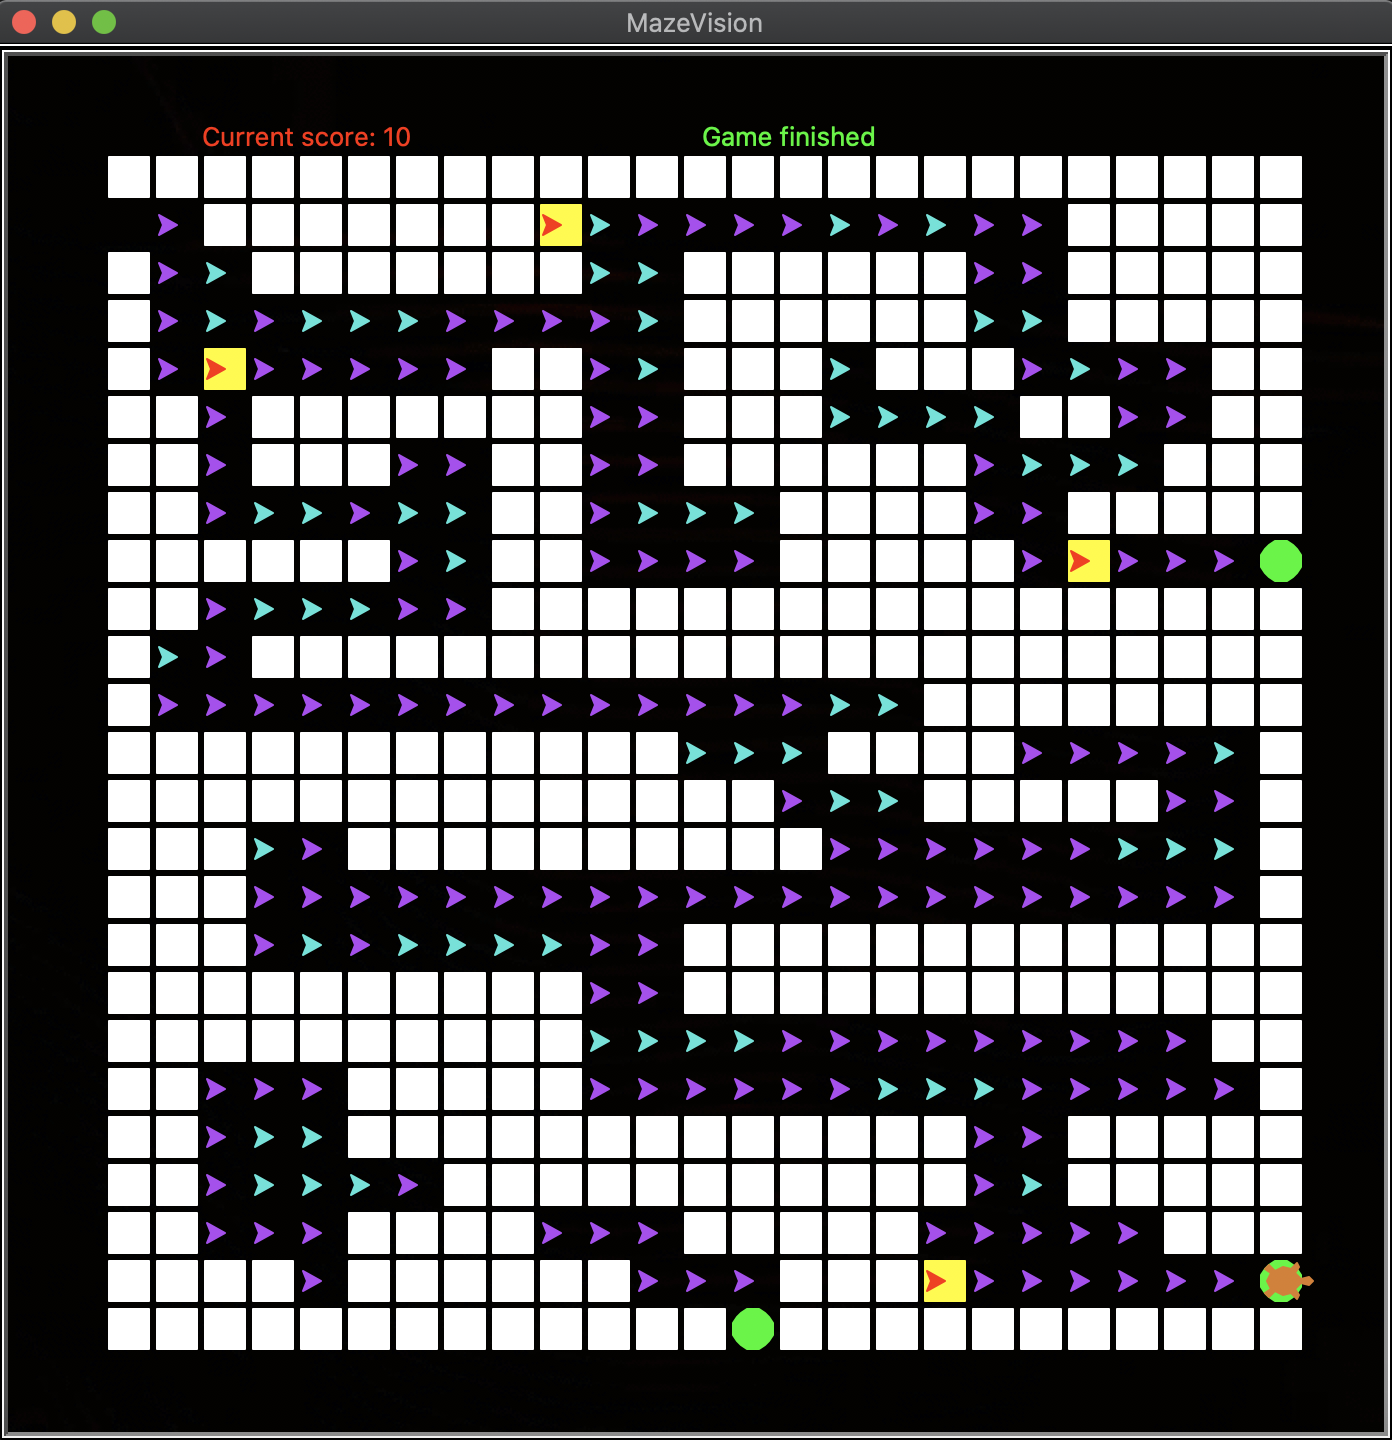

Source code (Python):
import turtle
import math

# Hash map storing cost values associated with cell (x,y) : 1
score_map = {}

# Update score value and show on screen
def UpdateScore(obj,score):
    obj.clear()
    obj.goto(-250,300)
    obj.color("red")
    obj.write("Current score: {}".format(score),align="left", font=(11))
    obj.color("chocolate")

# Portal Class initializing the portal cells
class Portal(turtle.Turtle):
        def __init__(self, x, y):
                turtle.Turtle.__init__(self)
                v=self.getscreen()
                self.color("red")
                self.penup()
                self.speed(0)
                self.goto(x,y)

portalsH = []
portalsK = []

# Function to initialize the maze
def setup_maze(level, pen, player):
        for y in range(len(level)):
                for x in range(len(level[y])):
                        character = level[y][x]
                        screen_x = -288 + (x *24)
                        screen_y = 288 - (y * 24)

                        if character =="X":
                                pen.shape("square")
                                pen.color("white")
                                pen.goto(screen_x, screen_y)
                                pen.stamp()
                                walls.append((screen_x, screen_y))
                        
                        elif character =="1":
                                pen.shape("classic")
                                pen.color("purple")
                                pen.goto(screen_x, screen_y)
                                pen.stamp()
                                score_map[(screen_x, screen_y)] = 1
                        
                        elif character =="2":
                                pen.shape("classic")
                                pen.color("turquoise")
                                pen.goto(screen_x, screen_y)
                                pen.stamp()
                                score_map[(screen_x, screen_y)] = 2
                        
                        elif character=="P":
                                score_map[(screen_x, screen_y)] = 0
                                player.goto(screen_x, screen_y)
                        
                        elif character =="E":
                                pen.shape("circle")
                                pen.color("green")
                                pen.goto(screen_x, screen_y)
                                pen.stamp()
                                score_map[(screen_x, screen_y)] = 0
                                end_points.append((screen_x, screen_y))
                        
                        elif character =="H": 
                                pen.shape("square")
                                pen.color("yellow") 
                                pen.goto(screen_x, screen_y)
                                pen.stamp()
                                score_map[(screen_x, screen_y)] = 0                        
                                portalsH.append(Portal(screen_x,screen_y))
                        
                        elif character =="K":
                                pen.shape("square")
                                pen.color("yellow")
                                pen.goto(screen_x, screen_y)
                                pen.stamp()
                                score_map[(screen_x, screen_y)] = 0
                                portalsK.append(Portal(screen_x,screen_y))

                        elif character =="G":
                                pen.shape("square")
                                pen.color("green")
                                pen.goto(screen_x, screen_y)
                                pen.stamp()
                                score_map[(screen_x, screen_y)] = 1


# Function to end the game
def EndGame():
        turtle.onscreenclick(None)
        turtle.speed(0)
        turtle.penup()
        turtle.goto(0,300)
        turtle.color("green")
        turtle.write("Game finished",align="left", font=(11))
        turtle.goto(2000,2000)

walls = []
end_points = []
optimal_paths = []
next_action_queue = []
visited_actions = []

def start_game(board, strategy):
    # Pen class storing information about the cursor drawing on the screen
    class  Pen(turtle.Turtle):
        def  __init__(self):
            turtle.Turtle.__init__(self)
            v=self.getscreen()
            self.color("white")
            self.penup()
            self.speed(3)

    # Player class storing information about score and 
    # has methods handling user key strokes
    class Player(turtle.Turtle):
        def __init__(self):
            turtle.Turtle.__init__(self)
            v=self.getscreen()
            self.shape("turtle")
            self.color("chocolate")
            self.penup()
            self.speed(0)
            self.score = 0
            self.is_game_finished = False

        # Handle up key stroke
        def go_up(self):
            if self.is_game_finished == True:
                return

            move_to_x = player.xcor()
            move_to_y = player.ycor() + 24

            if (move_to_x, move_to_y) in end_points:
                    self.is_game_finished = True
                    EndGame()
                    self.goto(move_to_x, move_to_y)
                    return

            if (move_to_x, move_to_y) not in walls:
                    self.score += score_map[(move_to_x, move_to_y)]
                    UpdateScore(self, self.score)
                    self.goto(move_to_x, move_to_y)
                    return

        # Handle down key stroke
        def go_down(self):
            if self.is_game_finished == True:
                    return

            move_to_x = player.xcor()
            move_to_y = player.ycor() - 24

            if (move_to_x, move_to_y) in end_points:
                    self.is_game_finished = True
                    EndGame()
                    self.goto(move_to_x, move_to_y)
                    return

            if (move_to_x, move_to_y) not in walls:
                    self.score += score_map[(move_to_x, move_to_y)]
                    UpdateScore(self, self.score)
                    self.goto(move_to_x, move_to_y)
                    return

        # Handle left key stroke
        def go_left(self):
            if self.is_game_finished == True:
                return

            move_to_x = player.xcor() - 24
            move_to_y = player.ycor()

            if (move_to_x, move_to_y) in end_points:
                    self.is_game_finished = True
                    EndGame()
                    self.goto(move_to_x, move_to_y)
                    return

            if (move_to_x, move_to_y) not in walls:
                    self.score += score_map[(move_to_x, move_to_y)]
                    UpdateScore(self, self.score)
                    self.goto(move_to_x, move_to_y)
                    return

        # Handle right key stroke
        def go_right(self):
            if self.is_game_finished == True:
                return

            move_to_x = player.xcor() + 24
            move_to_y = player.ycor()

            if (move_to_x, move_to_y) in end_points:
                    self.is_game_finished = True
                    EndGame()
                    self.goto(move_to_x, move_to_y)
                    return

            if (move_to_x, move_to_y) not in walls:
                    self.score += score_map[(move_to_x, move_to_y)]
                    UpdateScore(self, self.score)
                    self.goto(move_to_x, move_to_y)
                    return

        # Handle enter key stroke
        def go_return(self):
            if self.is_game_finished == True or strategy == 1:
                return

            x = player.xcor()
            y = player.ycor()

            # Check if Right Action is wall
            if (x + 24, y) not in walls and (x + 24, y) not in visited_actions:
                 next_action_queue.append((x + 24, y))

            # Check if Left Action is wall
            if (x - 24, y) not in walls and (x - 24, y) not in visited_actions:
                 next_action_queue.append((x - 24, y))

            # Check if Up Action is wall
            if (x, y + 24) not in walls and (x, y + 24) not in visited_actions:
                 next_action_queue.append((x, y + 24))

            # Check if Down Action is wall
            if (x, y - 24) not in walls and (x, y - 24) not in visited_actions:
                 next_action_queue.append((x, y - 24))

            if strategy == 2:
                next_x, next_y = next_action_queue[-1]
                next_action_queue.pop()

            elif strategy == 3:
                next_x, next_y = next_action_queue[0]
                next_action_queue.pop(0)
            
            self.goto(next_x, next_y)
            visited_actions.append((next_x, next_y))
            
            if (next_x, next_y) in end_points:
                self.is_game_finished = True
                EndGame()
            else:
                self.score += score_map[(next_x, next_y)]
                UpdateScore(self, self.score)
                self.goto(next_x, next_y)

        # Check the collision with portal.
        def is_collision(self, other):
            a = self.xcor()-other.xcor()
            b = self.ycor()-other.ycor()
            distance = math.sqrt((a**2)+(b**2))

            if distance < 5:
                    return True
            else:
                    return False
    
    wn = turtle.Screen()
    wn.bgcolor("black")
    wn.title("MazeVision")
    wn.setup(700,700)
    wn.tracer(0)
    wn.bgpic("./background.gif")

    pen = Pen()
    player = Player()
    setup_maze(board, pen, player)

    turtle.listen()
    turtle.onkey(player.go_left,"Left")
    turtle.onkey(player.go_right,"Right")
    turtle.onkey(player.go_up,"Up")
    turtle.onkey(player.go_down,"Down")
    turtle.onkey(player.go_return,"Return")
    visited_actions.append((player.xcor(), player.ycor()))

    wn.tracer(0)

    while True:
        for portal,next_portal in zip(portalsH,portalsH[1:]):
                if player.is_collision(portal):
                    player.goto(next_portal.pos())

        for portal,next_portal in zip(portalsK,portalsK[1:]):
                if player.is_collision(portal):
                    player.goto(next_portal.pos())
        wn.update()
